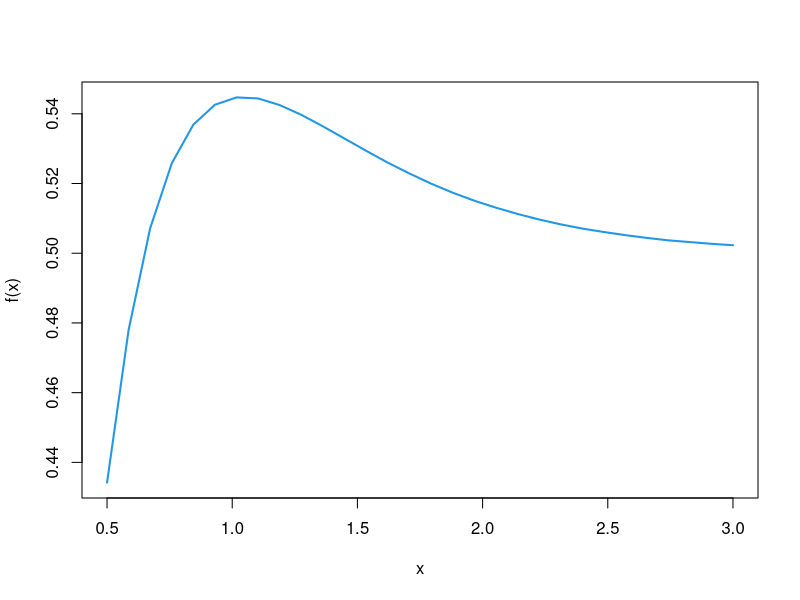
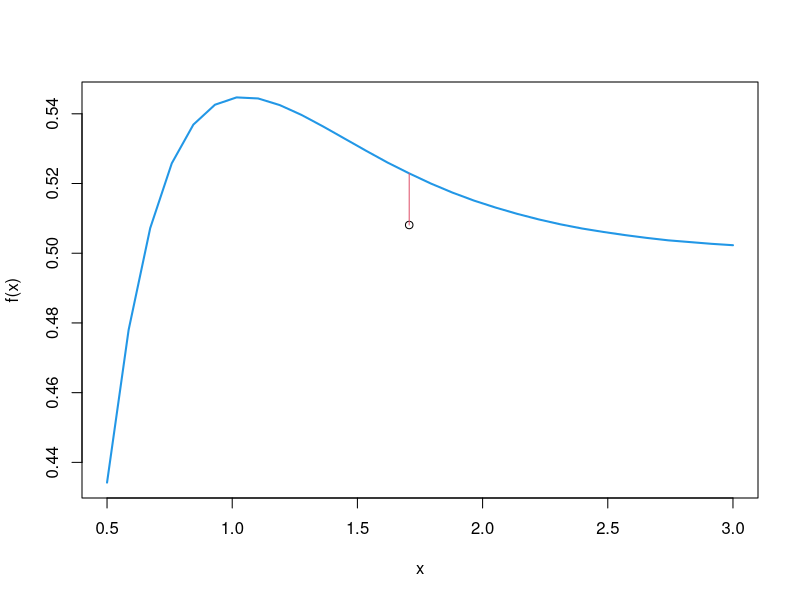
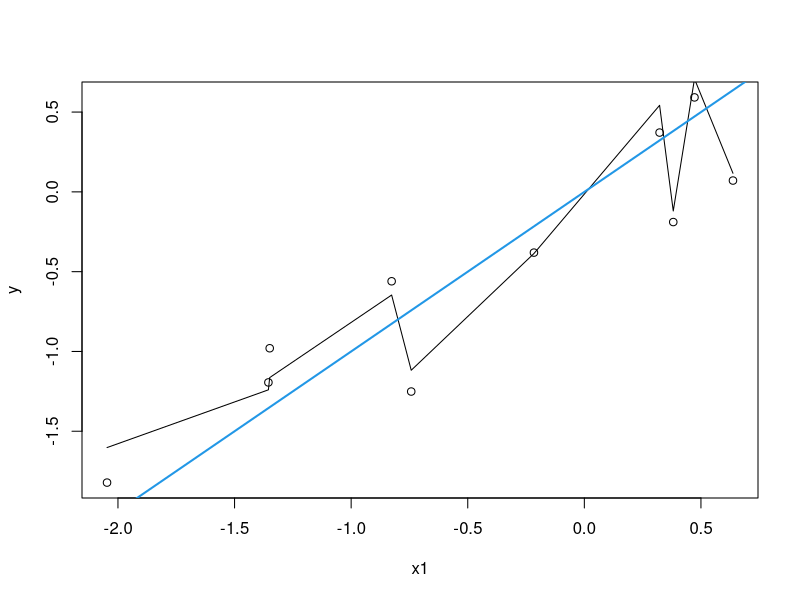
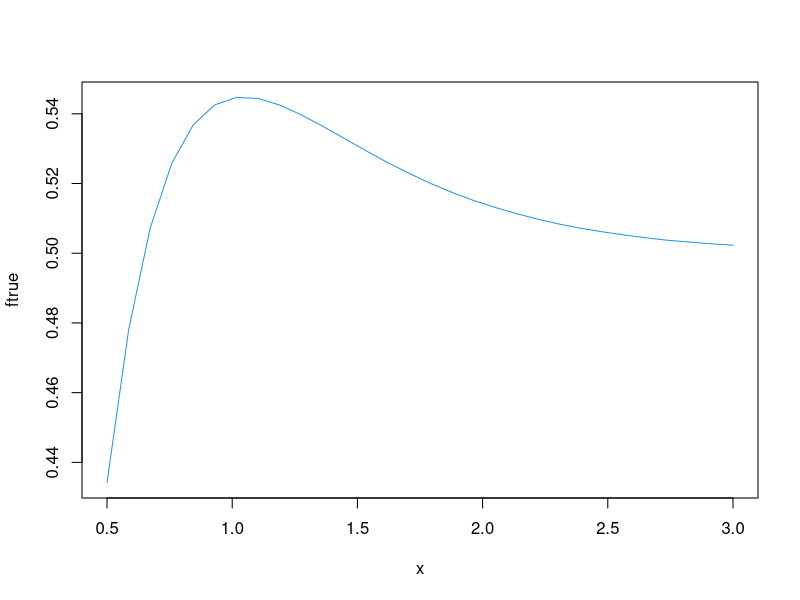
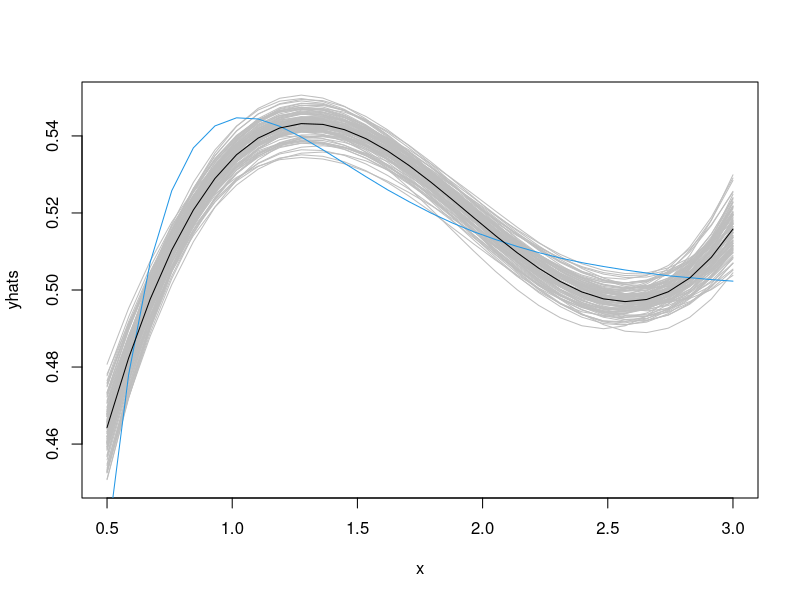
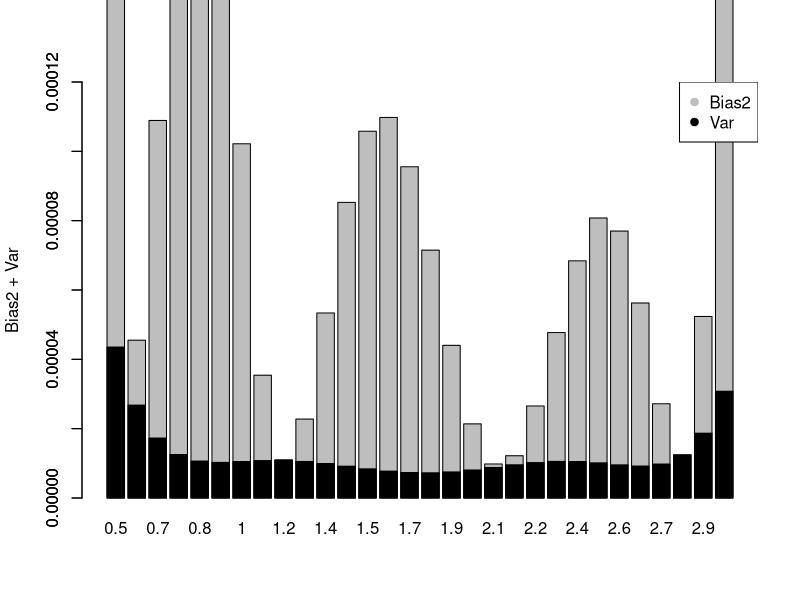
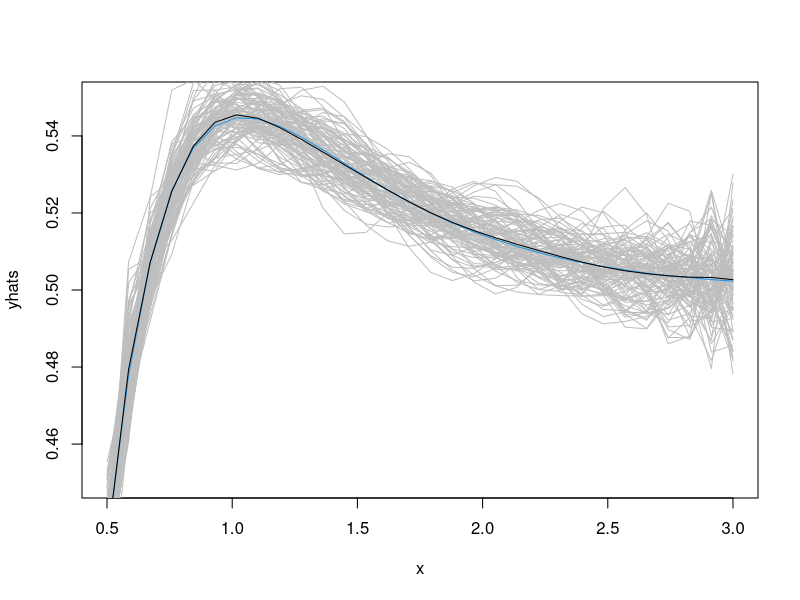
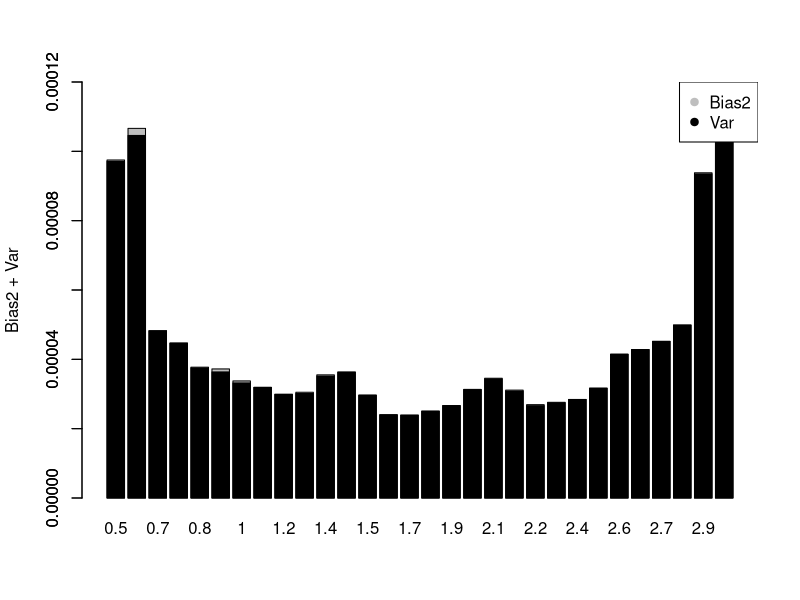

Recreate these plots in R, in order.
## ---- chunk 1
knitr::opts_chunk$set(echo = T, eval=T, message=F, warning=F, error=F, comment=NA, cache=T, R.options=list(width=220))
## ---- chunk 2
x = seq(.5,3,length=30)
y = 1:length(x)
X = model.matrix(lm(y~poly(x, degree=3, raw=T)))[,]
colnames(X) = c("Intercept","x","x^2","x^3")
head(X)
## ---- chunk 3
ftrue <- c(0.4342,0.4780,0.5072,0.5258,0.5369,0.5426,0.5447,0.5444,0.5425,0.5397,0.5364,0.5329,0.5294,0.5260,0.5229,0.5200,0.5174,0.5151,0.5131,0.5113,0.5097,0.5083,0.5071,0.5061,0.5052,0.5044,0.5037,0.5032,0.5027,0.5023)
x = seq(.5,3,length=30)
plot(x,ftrue, type="l", col=4, ylab="f(x)", lwd=2)
## ---- chunk 4
plot(x,ftrue, type="l", col=4, ylab="f(x)", lwd=2)
set.seed(12)
x0 = x[15]
y0 = ftrue[15]+rnorm(1,0,sd=0.01)
points(x0,y0)
segments(x0,y0,x0,ftrue[15], col=2)
## ---- chunk 5
rm(list=ls())
n = 10
p = 9
set.seed(1793)
X = matrix(rnorm(n*p),nrow=n, ncol=p)
y = X[,1] + rnorm(n,0,0.5)
fit = lm(y~ 0 + X)
yhat = predict(fit)
plot(X[,1],y, xlab="x1")
ix = sort(X[,1], index.return=T)$ix
lines(X[ix,1], yhat[ix])
abline(a=0,b=1, col=4, lwd=2)
## ---- chunk 6
ftrue <- c(0.4342,0.4780,0.5072,0.5258,0.5369,0.5426,0.5447,0.5444,0.5425,0.5397,0.5364,0.5329,0.5294,0.5260,0.5229,0.5200,0.5174,0.5151,0.5131,0.5113,0.5097,0.5083,0.5071,0.5061,0.5052,0.5044,0.5037,0.5032,0.5027,0.5023)
x = seq(.5,3,length=30)
plot(x,ftrue, type="l", col=4)
## ---- chunk 7
# setting
sigmatrue=0.01
n = length(x)
B = 100
# simulation function
sim = function(d){
y = ftrue + rnorm(n,0,sigmatrue)
fit = lm(y ~ poly(x,degree=d))
yhat = fitted(fit)
}
## ---- chunk 8
# 3rd degree polynomial
d = 3
set.seed(123)
yhats = replicate(B,sim(d))
matplot(x,yhats, type="l", col="gray", lty=1, ylim=c(.45,.55))
lines(x,ftrue, col=4)
Ehatf = apply(yhats,1,mean)
lines(x,Ehatf)
## ---- chunk 9
Bias2 = (ftrue - Ehatf)^2
Var = apply(yhats,1,var)
barplot(Bias2+Var, ylab="Bias2 + Var", names.arg=round(x,1), ylim=c(0,0.00012))
barplot(Var,add=T, col=1, names.arg=" ")
legend("topright", c("Bias2","Var"), col=c("gray",1), pch=c(19,19))
## ---- chunk 10
# 12th degree polynomial
d = 12
set.seed(123)
yhats = replicate(B,sim(d))
matplot(x,yhats, type="l", col="gray", lty=1, ylim=c(.45,.55))
lines(x,ftrue, col=4)
Ehatf = apply(yhats,1,mean)
lines(x,Ehatf)
## ---- chunk 11
Bias2 = (ftrue - Ehatf)^2
Var = apply(yhats,1,var)
barplot(Bias2+Var, ylab="Bias2 + Var", names.arg=round(x,1), ylim=c(0,0.00012))
barplot(Var,add=T, col=1, names.arg=" ")
legend("topright", c("Bias2","Var"), col=c("gray",1), pch=c(19,19))
## ---- chunk 12
d = 3
# expected value 
Ehatf = fitted(lm(ftrue ~ poly(x,degree=d)))
Bias2 = mean( (ftrue - Ehatf)^2 )
## ---- chunk 13
# true variance
p = d+1
Var = (sigmatrue^2)*p/n
## ---- chunk 14
ds = 1:20
ps = ds+1
Bias2s = sapply(ps, function(p) 
  mean( ( ftrue - fitted(lm(ftrue ~ poly(x,degree=(p-1)))) )^2 )
  )
Vars = ps*(sigmatrue^2)/n
Reds = Bias2s+Vars 
barplot(Reds, ylab="Reducible error", names.arg=ds)
barplot(Vars, add=T, col=1, names.arg=" ")
legend("topright", c("Bias2","Var"), col=c("gray",1), pch=c(19,19))
cat("Best degree d = ",ds[which.min(Reds)])
## ---- chunk 15
Irr = rep(sigmatrue^2,length(ps))
ErrFs = Reds + Irr
barplot(ErrFs, ylab="Reducible error", names.arg=ds)
barplot(Irr, add=T, col=1, names.arg=" ")
legend("topright", c("Reducible","Irreducible"), col=c("gray",1), pch=c(19,19))
## ---- chunk 16
# best model!
d = 5 
set.seed(123)
yhats = replicate(B,sim(d))
matplot(x,yhats, type="l", col="gray", lty=1)
lines(x,ftrue, col=4)
Ehatf = apply(yhats,1,mean)
lines(x,Ehatf)
## ---- chunk 17
Bias2 = (ftrue - Ehatf)^2
Var = apply(yhats,1,var)
barplot(Bias2+Var, ylab="Bias2 + Var", names.arg=round(x,1))
barplot(Var,add=T, col=1, names.arg=" ")
legend("topright", c("Bias2","Var"), col=c("gray",1), pch=c(19,19))
## ---- chunk 18
sigmatrue=0.01
n = length(x)
B = 1000
# simulation function
sim2 = function(d){
y = ftrue + rnorm(n,0,sigmatrue)
fit = lm(y ~ poly(x,degree=d))
yhat = fitted(fit)
ystar = ftrue + rnorm(n,0,sigmatrue)
MSE.te = mean((ystar - yhat)^2)
} 
# MSE.te empirical
d = 5
mean(replicate(B,sim2(d)))
# MSE.te theoretical
Ehatf = fitted(lm(ftrue ~ poly(x,degree=d)))
Bias2 = mean( (ftrue - Ehatf)^2 )
p = d+1
Var = (sigmatrue^2)*p/n
Bias2 + Var + sigmatrue^2
